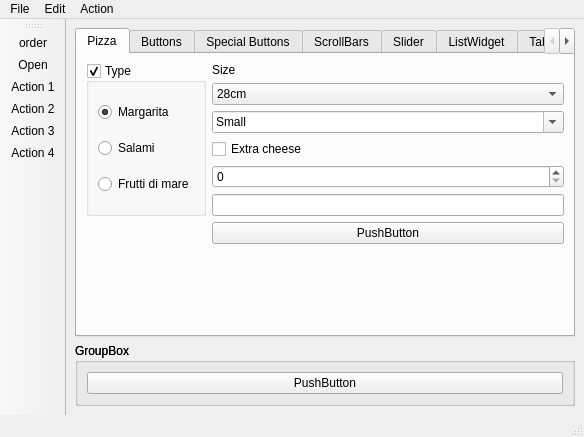
<?xml version="1.0" encoding="UTF-8"?>
<ui version="4.0">
 <class>MainWindow</class>
 <widget class="QMainWindow" name="MainWindow">
  <property name="geometry">
   <rect>
    <x>0</x>
    <y>0</y>
    <width>584</width>
    <height>437</height>
   </rect>
  </property>
  <property name="windowTitle">
   <string>Pizza Order</string>
  </property>
  <widget class="QWidget" name="centralwidget">
   <layout class="QGridLayout" name="gridLayout_4">
    <item row="0" column="0">
     <widget class="QTabWidget" name="tabWidget">
      <property name="currentIndex">
       <number>0</number>
      </property>
      <widget class="QWidget" name="Pizza">
       <attribute name="title">
        <string>Pizza</string>
       </attribute>
       <layout class="QGridLayout" name="gridLayout_3">
        <item row="7" column="0" colspan="2">
         <spacer name="verticalSpacer">
          <property name="orientation">
           <enum>Qt::Vertical</enum>
          </property>
          <property name="sizeHint" stdset="0">
           <size>
            <width>311</width>
            <height>10</height>
           </size>
          </property>
         </spacer>
        </item>
        <item row="5" column="1">
         <widget class="QLineEdit" name="lineEdit"/>
        </item>
        <item row="4" column="1">
         <widget class="QSpinBox" name="spinBox"/>
        </item>
        <item row="0" column="1">
         <widget class="QLabel" name="label">
          <property name="text">
           <string>Size</string>
          </property>
         </widget>
        </item>
        <item row="3" column="1">
         <widget class="QCheckBox" name="checkBox">
          <property name="text">
           <string>Extra cheese</string>
          </property>
         </widget>
        </item>
        <item row="0" column="0" rowspan="6">
         <widget class="QGroupBox" name="groupBox">
          <property name="title">
           <string>Type</string>
          </property>
          <property name="checkable">
           <bool>true</bool>
          </property>
          <layout class="QVBoxLayout" name="verticalLayout">
           <item>
            <widget class="QRadioButton" name="radioButton">
             <property name="text">
              <string>Margarita</string>
             </property>
             <property name="checked">
              <bool>true</bool>
             </property>
            </widget>
           </item>
           <item>
            <widget class="QRadioButton" name="radioButton_2">
             <property name="text">
              <string>Salami</string>
             </property>
            </widget>
           </item>
           <item>
            <widget class="QRadioButton" name="radioButton_3">
             <property name="text">
              <string>Frutti di mare</string>
             </property>
            </widget>
           </item>
          </layout>
         </widget>
        </item>
        <item row="1" column="1">
         <widget class="QComboBox" name="comboBox">
          <item>
           <property name="text">
            <string>28cm</string>
           </property>
          </item>
         </widget>
        </item>
        <item row="6" column="1">
         <widget class="QPushButton" name="pushButton">
          <property name="text">
           <string>PushButton</string>
          </property>
         </widget>
        </item>
        <item row="2" column="1">
         <widget class="QComboBox" name="comboBox_2">
          <property name="editable">
           <bool>true</bool>
          </property>
          <item>
           <property name="text">
            <string>Small</string>
           </property>
          </item>
          <item>
           <property name="text">
            <string>Medium</string>
           </property>
          </item>
          <item>
           <property name="text">
            <string>Large</string>
           </property>
          </item>
          <item>
           <property name="text">
            <string>Extra Large</string>
           </property>
          </item>
         </widget>
        </item>
       </layout>
      </widget>
      <widget class="QWidget" name="Buttons">
       <attribute name="title">
        <string>Buttons</string>
       </attribute>
       <layout class="QGridLayout" name="gridLayout">
        <item row="0" column="0" colspan="2">
         <widget class="QGroupBox" name="groupBox_4">
          <property name="title">
           <string>PushButtons</string>
          </property>
          <layout class="QVBoxLayout" name="verticalLayout_5">
           <item>
            <widget class="QPushButton" name="pushButton_2">
             <property name="text">
              <string>PushButton</string>
             </property>
            </widget>
           </item>
           <item>
            <widget class="QPushButton" name="pushButton_3">
             <property name="text">
              <string>ToggleButton</string>
             </property>
             <property name="checkable">
              <bool>true</bool>
             </property>
             <property name="checked">
              <bool>true</bool>
             </property>
            </widget>
           </item>
           <item>
            <widget class="QCommandLinkButton" name="commandLinkButton">
             <property name="text">
              <string>CommandLinkButton</string>
             </property>
            </widget>
           </item>
          </layout>
         </widget>
        </item>
        <item row="0" column="2">
         <widget class="QGroupBox" name="groupBox_5">
          <property name="title">
           <string>ToolButtons</string>
          </property>
          <layout class="QVBoxLayout" name="verticalLayout_6">
           <item>
            <widget class="QToolButton" name="toolButton">
             <property name="sizePolicy">
              <sizepolicy hsizetype="Fixed" vsizetype="Fixed">
               <horstretch>0</horstretch>
               <verstretch>0</verstretch>
              </sizepolicy>
             </property>
             <property name="text">
              <string>ToolButton text beside</string>
             </property>
             <property name="icon">
              <iconset resource="res.qrc">
               <normaloff>:/images/images/icon-m-message-send-receive.svg</normaloff>:/images/images/icon-m-message-send-receive.svg</iconset>
             </property>
             <property name="toolButtonStyle">
              <enum>Qt::ToolButtonTextBesideIcon</enum>
             </property>
            </widget>
           </item>
           <item>
            <widget class="QToolButton" name="toolButton_4">
             <property name="sizePolicy">
              <sizepolicy hsizetype="Fixed" vsizetype="Fixed">
               <horstretch>0</horstretch>
               <verstretch>0</verstretch>
              </sizepolicy>
             </property>
             <property name="text">
              <string>ToolButton text below</string>
             </property>
             <property name="icon">
              <iconset resource="res.qrc">
               <normaloff>:/images/images/icon-m-message-send-receive.svg</normaloff>:/images/images/icon-m-message-send-receive.svg</iconset>
             </property>
             <property name="toolButtonStyle">
              <enum>Qt::ToolButtonTextUnderIcon</enum>
             </property>
            </widget>
           </item>
           <item>
            <widget class="QToolButton" name="toolButton_2">
             <property name="text">
              <string/>
             </property>
             <property name="icon">
              <iconset resource="res.qrc">
               <normaloff>:/images/images/icon-m-message-send-receive.svg</normaloff>:/images/images/icon-m-message-send-receive.svg</iconset>
             </property>
            </widget>
           </item>
           <item>
            <widget class="QToolButton" name="toolButton_3">
             <property name="sizePolicy">
              <sizepolicy hsizetype="Fixed" vsizetype="Fixed">
               <horstretch>0</horstretch>
               <verstretch>0</verstretch>
              </sizepolicy>
             </property>
             <property name="text">
              <string>ToolButton text only</string>
             </property>
             <property name="toolButtonStyle">
              <enum>Qt::ToolButtonTextOnly</enum>
             </property>
            </widget>
           </item>
          </layout>
         </widget>
        </item>
        <item row="1" column="0">
         <spacer name="verticalSpacer_4">
          <property name="orientation">
           <enum>Qt::Vertical</enum>
          </property>
          <property name="sizeHint" stdset="0">
           <size>
            <width>20</width>
            <height>40</height>
           </size>
          </property>
         </spacer>
        </item>
       </layout>
      </widget>
      <widget class="QWidget" name="SpecialButtons">
       <attribute name="title">
        <string>Special Buttons</string>
       </attribute>
       <layout class="QGridLayout" name="gridLayout_5">
        <item row="0" column="0">
         <widget class="QGroupBox" name="groupBox_3">
          <property name="title">
           <string>CheckBoxes</string>
          </property>
          <layout class="QVBoxLayout" name="verticalLayout_3">
           <item>
            <widget class="QCheckBox" name="checkBox_2">
             <property name="text">
              <string>Chocolate</string>
             </property>
             <property name="checked">
              <bool>true</bool>
             </property>
            </widget>
           </item>
           <item>
            <widget class="QCheckBox" name="checkBox_3">
             <property name="text">
              <string>Coffee</string>
             </property>
            </widget>
           </item>
          </layout>
         </widget>
        </item>
        <item row="0" column="1">
         <widget class="QGroupBox" name="groupBox_2">
          <property name="title">
           <string>RadioButtons</string>
          </property>
          <layout class="QVBoxLayout" name="verticalLayout_2">
           <item>
            <widget class="QRadioButton" name="radioButton_4">
             <property name="text">
              <string>Vanilla</string>
             </property>
             <property name="checked">
              <bool>true</bool>
             </property>
            </widget>
           </item>
           <item>
            <widget class="QRadioButton" name="radioButton_5">
             <property name="text">
              <string>Strawberry</string>
             </property>
            </widget>
           </item>
           <item>
            <widget class="QRadioButton" name="radioButton_6">
             <property name="text">
              <string>Lime</string>
             </property>
            </widget>
           </item>
          </layout>
         </widget>
        </item>
        <item row="1" column="0" colspan="2">
         <layout class="QHBoxLayout" name="horizontalLayout_2">
          <item>
           <spacer name="horizontalSpacer_2">
            <property name="orientation">
             <enum>Qt::Horizontal</enum>
            </property>
            <property name="sizeHint" stdset="0">
             <size>
              <width>40</width>
              <height>20</height>
             </size>
            </property>
           </spacer>
          </item>
          <item>
           <widget class="QLabel" name="label_2">
            <property name="text">
             <string>QDialogButtonBox:</string>
            </property>
           </widget>
          </item>
          <item>
           <widget class="QDialogButtonBox" name="buttonBox">
            <property name="standardButtons">
             <set>QDialogButtonBox::Cancel|QDialogButtonBox::Ok</set>
            </property>
           </widget>
          </item>
         </layout>
        </item>
        <item row="2" column="0" colspan="2">
         <layout class="QHBoxLayout" name="horizontalLayout">
          <item>
           <spacer name="horizontalSpacer">
            <property name="orientation">
             <enum>Qt::Horizontal</enum>
            </property>
            <property name="sizeHint" stdset="0">
             <size>
              <width>40</width>
              <height>20</height>
             </size>
            </property>
           </spacer>
          </item>
          <item>
           <widget class="QLabel" name="label_3">
            <property name="text">
             <string>PushButtons:</string>
            </property>
           </widget>
          </item>
          <item>
           <widget class="QPushButton" name="pushButton_12">
            <property name="text">
             <string>OK</string>
            </property>
           </widget>
          </item>
          <item>
           <widget class="QPushButton" name="pushButton_11">
            <property name="sizePolicy">
             <sizepolicy hsizetype="Maximum" vsizetype="Fixed">
              <horstretch>0</horstretch>
              <verstretch>0</verstretch>
             </sizepolicy>
            </property>
            <property name="text">
             <string>Cancel</string>
            </property>
           </widget>
          </item>
         </layout>
        </item>
        <item row="3" column="1">
         <spacer name="verticalSpacer_5">
          <property name="orientation">
           <enum>Qt::Vertical</enum>
          </property>
          <property name="sizeHint" stdset="0">
           <size>
            <width>224</width>
            <height>133</height>
           </size>
          </property>
         </spacer>
        </item>
       </layout>
      </widget>
      <widget class="QWidget" name="tab">
       <attribute name="title">
        <string>ScrollBars</string>
       </attribute>
       <layout class="QVBoxLayout" name="verticalLayout_7">
        <item>
         <widget class="QGroupBox" name="groupBox_6">
          <property name="title">
           <string>ScrollArea</string>
          </property>
          <layout class="QVBoxLayout" name="verticalLayout_4">
           <item>
            <widget class="QScrollArea" name="scrollArea">
             <property name="maximumSize">
              <size>
               <width>16777215</width>
               <height>16777215</height>
              </size>
             </property>
             <property name="verticalScrollBarPolicy">
              <enum>Qt::ScrollBarAlwaysOn</enum>
             </property>
             <property name="horizontalScrollBarPolicy">
              <enum>Qt::ScrollBarAlwaysOn</enum>
             </property>
             <property name="widgetResizable">
              <bool>true</bool>
             </property>
             <widget class="QWidget" name="scrollAreaWidgetContents">
              <property name="geometry">
               <rect>
                <x>0</x>
                <y>0</y>
                <width>122</width>
                <height>225</height>
               </rect>
              </property>
              <layout class="QVBoxLayout" name="verticalLayout_9">
               <item>
                <widget class="QPushButton" name="pushButton_4">
                 <property name="text">
                  <string>Gingerbread</string>
                 </property>
                </widget>
               </item>
               <item>
                <widget class="QPushButton" name="pushButton_7">
                 <property name="text">
                  <string>Christmas Cookie</string>
                 </property>
                </widget>
               </item>
               <item>
                <widget class="QPushButton" name="pushButton_5">
                 <property name="text">
                  <string>Stollen</string>
                 </property>
                </widget>
               </item>
               <item>
                <widget class="QPushButton" name="pushButton_10">
                 <property name="text">
                  <string>Nut Macrons</string>
                 </property>
                </widget>
               </item>
               <item>
                <widget class="QPushButton" name="pushButton_6">
                 <property name="text">
                  <string>Star Anise</string>
                 </property>
                </widget>
               </item>
               <item>
                <widget class="QPushButton" name="pushButton_9">
                 <property name="text">
                  <string>Chocolate Hearts</string>
                 </property>
                </widget>
               </item>
              </layout>
             </widget>
            </widget>
           </item>
          </layout>
         </widget>
        </item>
        <item>
         <widget class="QGroupBox" name="groupBox_7">
          <property name="title">
           <string>Stand-alone ScrollBars</string>
          </property>
          <layout class="QGridLayout" name="gridLayout_6">
           <item row="0" column="0">
            <widget class="QScrollBar" name="horizontalScrollBar">
             <property name="orientation">
              <enum>Qt::Horizontal</enum>
             </property>
            </widget>
           </item>
          </layout>
         </widget>
        </item>
       </layout>
      </widget>
      <widget class="QWidget" name="Slider">
       <attribute name="title">
        <string>Slider</string>
       </attribute>
       <layout class="QGridLayout" name="gridLayout_2">
        <item row="0" column="0">
         <widget class="QSlider" name="horizontalSlider">
          <property name="orientation">
           <enum>Qt::Horizontal</enum>
          </property>
         </widget>
        </item>
        <item row="0" column="1">
         <widget class="QSlider" name="horizontalSlider_2">
          <property name="orientation">
           <enum>Qt::Horizontal</enum>
          </property>
          <property name="tickPosition">
           <enum>QSlider::TicksBelow</enum>
          </property>
         </widget>
        </item>
        <item row="1" column="0">
         <widget class="QSlider" name="verticalSlider">
          <property name="value">
           <number>99</number>
          </property>
          <property name="orientation">
           <enum>Qt::Vertical</enum>
          </property>
         </widget>
        </item>
        <item row="2" column="0">
         <spacer name="verticalSpacer_2">
          <property name="orientation">
           <enum>Qt::Vertical</enum>
          </property>
          <property name="sizeHint" stdset="0">
           <size>
            <width>20</width>
            <height>103</height>
           </size>
          </property>
         </spacer>
        </item>
        <item row="2" column="1">
         <spacer name="verticalSpacer_3">
          <property name="orientation">
           <enum>Qt::Vertical</enum>
          </property>
          <property name="sizeHint" stdset="0">
           <size>
            <width>20</width>
            <height>103</height>
           </size>
          </property>
         </spacer>
        </item>
        <item row="1" column="1">
         <widget class="QSlider" name="verticalSlider_2">
          <property name="value">
           <number>99</number>
          </property>
          <property name="orientation">
           <enum>Qt::Vertical</enum>
          </property>
          <property name="tickPosition">
           <enum>QSlider::TicksBothSides</enum>
          </property>
         </widget>
        </item>
       </layout>
      </widget>
      <widget class="QWidget" name="Seite">
       <property name="cursor">
        <cursorShape>ArrowCursor</cursorShape>
       </property>
       <attribute name="title">
        <string>ListWidget</string>
       </attribute>
       <layout class="QVBoxLayout" name="verticalLayout_8">
        <item>
         <widget class="QTabWidget" name="tabWidget_6">
          <property name="currentIndex">
           <number>2</number>
          </property>
          <widget class="QWidget" name="SingleColListView">
           <attribute name="title">
            <string>ListView</string>
           </attribute>
           <layout class="QHBoxLayout" name="horizontalLayout_3">
            <item>
             <widget class="QListWidget" name="listWidget">
              <property name="viewMode">
               <enum>QListView::ListMode</enum>
              </property>
              <item>
               <property name="text">
                <string>Sun</string>
               </property>
               <property name="icon">
                <iconset>
                 <normalon>:/images/images/icon-m-save.svg</normalon>
                </iconset>
               </property>
              </item>
              <item>
               <property name="text">
                <string>Mercury</string>
               </property>
               <property name="icon">
                <iconset>
                 <normalon>:/images/images/icon-m-save.svg</normalon>
                </iconset>
               </property>
              </item>
              <item>
               <property name="text">
                <string>Venus</string>
               </property>
               <property name="icon">
                <iconset>
                 <normalon>:/images/images/icon-m-message-send-receive.svg</normalon>
                </iconset>
               </property>
              </item>
              <item>
               <property name="text">
                <string>Earth</string>
               </property>
              </item>
              <item>
               <property name="text">
                <string>Mars</string>
               </property>
              </item>
              <item>
               <property name="text">
                <string>Ceres</string>
               </property>
              </item>
              <item>
               <property name="text">
                <string>Vesta</string>
               </property>
              </item>
              <item>
               <property name="text">
                <string>Pallas</string>
               </property>
              </item>
              <item>
               <property name="text">
                <string>Hygiea</string>
               </property>
              </item>
              <item>
               <property name="text">
                <string>Jupiter</string>
               </property>
              </item>
              <item>
               <property name="text">
                <string>Saturn</string>
               </property>
              </item>
              <item>
               <property name="text">
                <string>Uranus</string>
               </property>
              </item>
              <item>
               <property name="text">
                <string>Neptune</string>
               </property>
              </item>
              <item>
               <property name="text">
                <string>Orcus</string>
               </property>
              </item>
              <item>
               <property name="text">
                <string>Pluto</string>
               </property>
              </item>
              <item>
               <property name="text">
                <string>Ixion</string>
               </property>
              </item>
              <item>
               <property name="text">
                <string>Huya</string>
               </property>
              </item>
              <item>
               <property name="text">
                <string>Varuna</string>
               </property>
              </item>
              <item>
               <property name="text">
                <string>Haumea</string>
               </property>
              </item>
              <item>
               <property name="text">
                <string>Quaoar</string>
               </property>
              </item>
              <item>
               <property name="text">
                <string>Makemake</string>
               </property>
              </item>
              <item>
               <property name="text">
                <string>Eris</string>
               </property>
              </item>
              <item>
               <property name="text">
                <string>Sedna</string>
               </property>
              </item>
             </widget>
            </item>
           </layout>
          </widget>
          <widget class="QWidget" name="tab_8">
           <attribute name="title">
            <string>TableView</string>
           </attribute>
           <layout class="QHBoxLayout" name="horizontalLayout_4">
            <item>
             <widget class="QTableWidget" name="tableWidget">
              <row>
               <property name="text">
                <string>New Row</string>
               </property>
              </row>
              <row>
               <property name="text">
                <string>New Row</string>
               </property>
              </row>
              <row>
               <property name="text">
                <string>New Row</string>
               </property>
              </row>
              <column>
               <property name="text">
                <string>Subject</string>
               </property>
              </column>
              <column>
               <property name="text">
                <string>Sender</string>
               </property>
              </column>
              <column>
               <property name="text">
                <string>Date</string>
               </property>
              </column>
              <item row="0" column="0">
               <property name="text">
                <string>QtMaemo6Style</string>
               </property>
              </item>
              <item row="0" column="1">
               <property name="text">
                <string>John Doe</string>
               </property>
              </item>
              <item row="0" column="2">
               <property name="text">
                <string>2010-01-31</string>
               </property>
              </item>
              <item row="1" column="0">
               <property name="text">
                <string>Re: QtMaemo6Style</string>
               </property>
              </item>
              <item row="1" column="1">
               <property name="text">
                <string>Max Mustermann</string>
               </property>
              </item>
              <item row="1" column="2">
               <property name="text">
                <string>2010-02-02</string>
               </property>
              </item>
              <item row="2" column="0">
               <property name="text">
                <string>Re: Re: QtMaemo6 Style</string>
               </property>
              </item>
              <item row="2" column="1">
               <property name="text">
                <string>John Doe</string>
               </property>
              </item>
              <item row="2" column="2">
               <property name="text">
                <string>2010-02-03</string>
               </property>
              </item>
             </widget>
            </item>
           </layout>
          </widget>
          <widget class="QWidget" name="tab_7">
           <attribute name="title">
            <string>TreeView</string>
           </attribute>
           <layout class="QHBoxLayout" name="horizontalLayout_5">
            <item>
             <widget class="QTreeWidget" name="treeWidget">
              <column>
               <property name="text">
                <string>Name</string>
               </property>
              </column>
              <column>
               <property name="text">
                <string>Size</string>
               </property>
              </column>
              <column>
               <property name="text">
                <string>Date</string>
               </property>
              </column>
              <item>
               <property name="text">
                <string>/</string>
               </property>
               <property name="text">
                <string/>
               </property>
               <property name="text">
                <string>2010-01-01</string>
               </property>
               <item>
                <property name="text">
                 <string>home</string>
                </property>
                <property name="text">
                 <string/>
                </property>
                <property name="text">
                 <string>2010-01-01</string>
                </property>
                <item>
                 <property name="text">
                  <string>user</string>
                 </property>
                 <property name="text">
                  <string/>
                 </property>
                 <property name="text">
                  <string>2010-01-01</string>
                 </property>
                 <item>
                  <property name="text">
                   <string>file</string>
                  </property>
                  <property name="text">
                   <string>568 Byte</string>
                  </property>
                  <property name="text">
                   <string>2010-01-01</string>
                  </property>
                 </item>
                 <item>
                  <property name="text">
                   <string>file2</string>
                  </property>
                  <property name="text">
                   <string>168 Byte</string>
                  </property>
                  <property name="text">
                   <string>2010-01-03</string>
                  </property>
                 </item>
                </item>
               </item>
               <item>
                <property name="text">
                 <string>bin</string>
                </property>
                <property name="text">
                 <string/>
                </property>
                <property name="text">
                 <string>2010-01-01</string>
                </property>
               </item>
               <item>
                <property name="text">
                 <string>etc</string>
                </property>
                <property name="text">
                 <string/>
                </property>
                <property name="text">
                 <string>2010-01-01</string>
                </property>
               </item>
              </item>
             </widget>
            </item>
           </layout>
          </widget>
         </widget>
        </item>
       </layout>
      </widget>
      <widget class="QWidget" name="tab_2">
       <attribute name="title">
        <string>Tabs</string>
       </attribute>
       <layout class="QGridLayout" name="gridLayout_7">
        <item row="0" column="0">
         <widget class="QTabWidget" name="tabWidget_2">
          <property name="tabPosition">
           <enum>QTabWidget::North</enum>
          </property>
          <property name="tabShape">
           <enum>QTabWidget::Rounded</enum>
          </property>
          <property name="currentIndex">
           <number>0</number>
          </property>
          <widget class="QWidget" name="tab_3">
           <attribute name="title">
            <string>Tab 1</string>
           </attribute>
          </widget>
          <widget class="QWidget" name="tab_4">
           <attribute name="icon">
            <iconset>
             <normalon>:/images/images/icon-m-save.svg</normalon>
            </iconset>
           </attribute>
           <attribute name="title">
            <string>Tab 2</string>
           </attribute>
          </widget>
         </widget>
        </item>
        <item row="0" column="1">
         <widget class="QTabWidget" name="tabWidget_3">
          <property name="tabPosition">
           <enum>QTabWidget::South</enum>
          </property>
          <property name="tabShape">
           <enum>QTabWidget::Rounded</enum>
          </property>
          <property name="currentIndex">
           <number>1</number>
          </property>
          <widget class="QWidget" name="tab_5">
           <attribute name="title">
            <string>Tab 1</string>
           </attribute>
          </widget>
          <widget class="QWidget" name="tab_6">
           <attribute name="icon">
            <iconset>
             <normalon>:/images/images/icon-m-save.svg</normalon>
            </iconset>
           </attribute>
           <attribute name="title">
            <string>Tab 2</string>
           </attribute>
          </widget>
         </widget>
        </item>
        <item row="1" column="0">
         <widget class="QTabWidget" name="tabWidget_4">
          <property name="tabPosition">
           <enum>QTabWidget::West</enum>
          </property>
          <property name="tabShape">
           <enum>QTabWidget::Rounded</enum>
          </property>
          <property name="currentIndex">
           <number>0</number>
          </property>
          <widget class="QWidget" name="tab_11">
           <attribute name="icon">
            <iconset>
             <normalon>:/images/images/icon-m-save.svg</normalon>
            </iconset>
           </attribute>
           <attribute name="title">
            <string>Tab 1</string>
           </attribute>
          </widget>
          <widget class="QWidget" name="tab_12">
           <attribute name="title">
            <string>Tab 2</string>
           </attribute>
          </widget>
         </widget>
        </item>
        <item row="1" column="1">
         <widget class="QTabWidget" name="tabWidget_5">
          <property name="tabPosition">
           <enum>QTabWidget::East</enum>
          </property>
          <property name="tabShape">
           <enum>QTabWidget::Rounded</enum>
          </property>
          <property name="currentIndex">
           <number>1</number>
          </property>
          <widget class="QWidget" name="tab_15">
           <attribute name="title">
            <string>Tab 1</string>
           </attribute>
          </widget>
          <widget class="QWidget" name="tab_16">
           <attribute name="icon">
            <iconset>
             <normalon>:/images/images/icon-m-save.svg</normalon>
            </iconset>
           </attribute>
           <attribute name="title">
            <string>Tab 2</string>
           </attribute>
          </widget>
         </widget>
        </item>
       </layout>
      </widget>
      <widget class="QWidget" name="tab_17">
       <attribute name="title">
        <string>ProgressBar</string>
       </attribute>
       <layout class="QVBoxLayout" name="verticalLayout_11">
        <item>
         <widget class="QGroupBox" name="groupBox_9">
          <property name="title">
           <string>ProgressBar</string>
          </property>
          <layout class="QVBoxLayout" name="verticalLayout_10">
           <item>
            <widget class="QProgressBar" name="progressBar">
             <property name="value">
              <number>24</number>
             </property>
            </widget>
           </item>
           <item>
            <widget class="QSlider" name="horizontalSlider_3">
             <property name="minimum">
              <number>0</number>
             </property>
             <property name="maximum">
              <number>100</number>
             </property>
             <property name="value">
              <number>24</number>
             </property>
             <property name="orientation">
              <enum>Qt::Horizontal</enum>
             </property>
            </widget>
           </item>
          </layout>
         </widget>
        </item>
        <item>
         <spacer name="verticalSpacer_8">
          <property name="orientation">
           <enum>Qt::Vertical</enum>
          </property>
          <property name="sizeHint" stdset="0">
           <size>
            <width>20</width>
            <height>177</height>
           </size>
          </property>
         </spacer>
        </item>
       </layout>
      </widget>
     </widget>
    </item>
    <item row="1" column="0">
     <spacer name="verticalSpacer_6">
      <property name="orientation">
       <enum>Qt::Vertical</enum>
      </property>
      <property name="sizeHint" stdset="0">
       <size>
        <width>20</width>
        <height>40</height>
       </size>
      </property>
     </spacer>
    </item>
    <item row="2" column="0">
     <widget class="QGroupBox" name="groupBox_8">
      <property name="title">
       <string>GroupBox</string>
      </property>
      <layout class="QVBoxLayout" name="verticalLayout_8">
       <item>
        <widget class="QPushButton" name="pushButton_8">
         <property name="text">
          <string>PushButton</string>
         </property>
        </widget>
       </item>
      </layout>
     </widget>
    </item>
    <item row="1" column="0">
     <spacer name="verticalSpacer_6">
      <property name="orientation">
       <enum>Qt::Vertical</enum>
      </property>
      <property name="sizeHint" stdset="0">
       <size>
        <width>20</width>
        <height>40</height>
       </size>
      </property>
     </spacer>
    </item>
    <item row="2" column="0">
     <widget class="QGroupBox" name="groupBox_8">
      <property name="title">
       <string>GroupBox</string>
      </property>
      <layout class="QVBoxLayout" name="verticalLayout_8">
       <item>
        <widget class="QPushButton" name="pushButton_8">
         <property name="text">
          <string>PushButton</string>
         </property>
        </widget>
       </item>
      </layout>
     </widget>
    </item>
   </layout>
  </widget>
  <widget class="QMenuBar" name="menubar">
   <property name="geometry">
    <rect>
     <x>0</x>
     <y>0</y>
     <width>584</width>
     <height>27</height>
    </rect>
   </property>
   <widget class="QMenu" name="menuFile">
    <property name="title">
     <string>File</string>
    </property>
    <addaction name="actionNew"/>
    <addaction name="actionOpen"/>
    <addaction name="separator"/>
    <addaction name="actionQuit"/>
   </widget>
   <widget class="QMenu" name="menuEdit">
    <property name="title">
     <string>Edit</string>
    </property>
    <widget class="QMenu" name="menuSettings">
     <property name="title">
      <string>Settings</string>
     </property>
     <addaction name="actionSetting_1"/>
     <addaction name="actionSetting_2"/>
     <addaction name="actionSetting_3"/>
    </widget>
    <addaction name="actionCut"/>
    <addaction name="actionCopy"/>
    <addaction name="actionPaste"/>
    <addaction name="menuSettings"/>
   </widget>
   <widget class="QMenu" name="menuAction">
    <property name="title">
     <string>Action</string>
    </property>
   </widget>
   <addaction name="menuFile"/>
   <addaction name="menuEdit"/>
   <addaction name="menuAction"/>
  </widget>
  <widget class="QStatusBar" name="statusbar"/>
  <widget class="QToolBar" name="toolBar">
   <property name="windowTitle">
    <string>toolBar</string>
   </property>
   <attribute name="toolBarArea">
    <enum>LeftToolBarArea</enum>
   </attribute>
   <attribute name="toolBarBreak">
    <bool>false</bool>
   </attribute>
   <addaction name="actionOrder"/>
   <addaction name="actionOpen"/>
   <addaction name="actionAction_1"/>
   <addaction name="actionAction_2"/>
   <addaction name="actionAction_3"/>
   <addaction name="actionAction_4"/>
  </widget>
  <action name="actionNew">
   <property name="text">
    <string>New</string>
   </property>
  </action>
  <action name="actionQuit">
   <property name="text">
    <string>Quit</string>
   </property>
  </action>
  <action name="actionOpen">
   <property name="icon">
    <iconset resource="res.qrc">
     <normaloff>:/images/images/icon-m-save.svg</normaloff>:/images/images/icon-m-save.svg</iconset>
   </property>
   <property name="text">
    <string>Open...</string>
   </property>
  </action>
  <action name="actionOrder">
   <property name="icon">
    <iconset resource="res.qrc">
     <normaloff>:/images/images/icon-m-message-send-receive.svg</normaloff>:/images/images/icon-m-message-send-receive.svg</iconset>
   </property>
   <property name="text">
    <string>order</string>
   </property>
  </action>
  <action name="actionAction_1">
   <property name="text">
    <string>Action 1</string>
   </property>
  </action>
  <action name="actionAction_2">
   <property name="text">
    <string>Action 2</string>
   </property>
  </action>
  <action name="actionAction_3">
   <property name="text">
    <string>Action 3</string>
   </property>
  </action>
  <action name="actionAction_4">
   <property name="text">
    <string>Action 4</string>
   </property>
  </action>
  <action name="actionCut">
   <property name="text">
    <string>Cut</string>
   </property>
  </action>
  <action name="actionCopy">
   <property name="text">
    <string>Copy</string>
   </property>
  </action>
  <action name="actionPaste">
   <property name="enabled">
    <bool>false</bool>
   </property>
   <property name="text">
    <string>Paste</string>
   </property>
  </action>
  <action name="actionSetting_1">
   <property name="text">
    <string>Setting 1</string>
   </property>
  </action>
  <action name="actionSetting_2">
   <property name="text">
    <string>Setting 2</string>
   </property>
  </action>
  <action name="actionSetting_3">
   <property name="text">
    <string>Setting 3</string>
   </property>
  </action>
 </widget>
 <resources>
  <include location="res.qrc"/>
 </resources>
 <connections>
  <connection>
   <sender>horizontalSlider_3</sender>
   <signal>valueChanged(int)</signal>
   <receiver>progressBar</receiver>
   <slot>setValue(int)</slot>
   <hints>
    <hint type="sourcelabel">
     <x>164</x>
     <y>114</y>
    </hint>
    <hint type="destinationlabel">
     <x>164</x>
     <y>87</y>
    </hint>
   </hints>
  </connection>
  <connection>
   <sender>horizontalSlider</sender>
   <signal>valueChanged(int)</signal>
   <receiver>horizontalSlider_2</receiver>
   <slot>setValue(int)</slot>
   <hints>
    <hint type="sourcelabel">
     <x>93</x>
     <y>66</y>
    </hint>
    <hint type="destinationlabel">
     <x>364</x>
     <y>68</y>
    </hint>
   </hints>
  </connection>
  <connection>
   <sender>horizontalSlider_2</sender>
   <signal>valueChanged(int)</signal>
   <receiver>horizontalSlider</receiver>
   <slot>setValue(int)</slot>
   <hints>
    <hint type="sourcelabel">
     <x>375</x>
     <y>69</y>
    </hint>
    <hint type="destinationlabel">
     <x>258</x>
     <y>73</y>
    </hint>
   </hints>
  </connection>
  <connection>
   <sender>verticalSlider</sender>
   <signal>valueChanged(int)</signal>
   <receiver>verticalSlider_2</receiver>
   <slot>setValue(int)</slot>
   <hints>
    <hint type="sourcelabel">
     <x>93</x>
     <y>116</y>
    </hint>
    <hint type="destinationlabel">
     <x>351</x>
     <y>122</y>
    </hint>
   </hints>
  </connection>
  <connection>
   <sender>verticalSlider_2</sender>
   <signal>valueChanged(int)</signal>
   <receiver>verticalSlider</receiver>
   <slot>setValue(int)</slot>
   <hints>
    <hint type="sourcelabel">
     <x>338</x>
     <y>171</y>
    </hint>
    <hint type="destinationlabel">
     <x>89</x>
     <y>162</y>
    </hint>
   </hints>
  </connection>
 </connections>
</ui>
